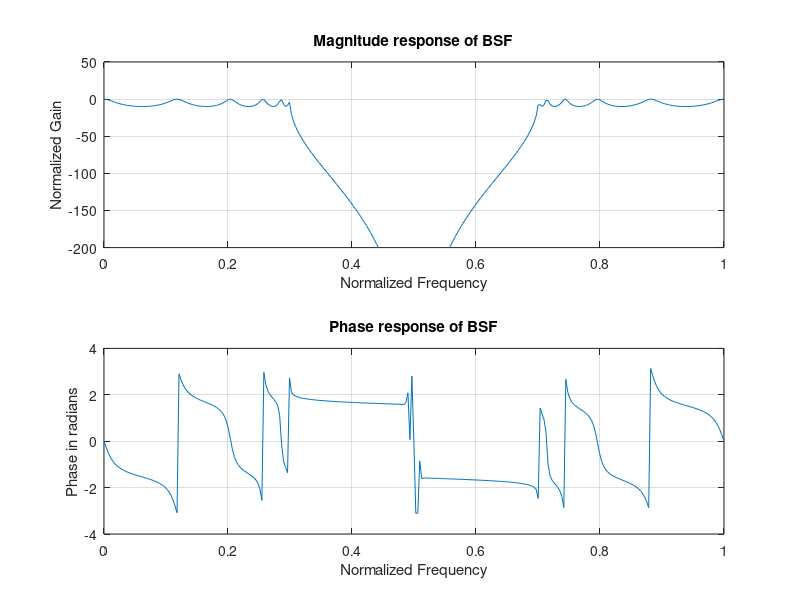

Recreate this plot in MATLAB.
%Chebyshev Type1 BSF filter

alphaP=10;%passband attenuation
alphaS=200;%stopband attenuation
wp=[0.3 0.7];%passband frequency
ws=[0.1 0.9];%stopband frequency
[n,wn]=cheb1ord(wp,ws,alphaP,alphaS);
[b,a]=cheby1(n,alphaP,wn,'stop');
w=0:0.01:pi;
[h,ph]=freqz(b,a,w);
m=20*log10(abs(h));
subplot(2,1,1)
plot(ph/pi,m);
grid on;
xlabel('Normalized Frequency');
ylabel('Normalized Gain');
title('Magnitude response of BSF');
axis([0 1 -200 50])
subplot(2,1,2)
plot(ph/pi,angle(h));
grid on;
xlabel('Normalized Frequency');
ylabel('Phase in radians');
title('Phase response of BSF');
